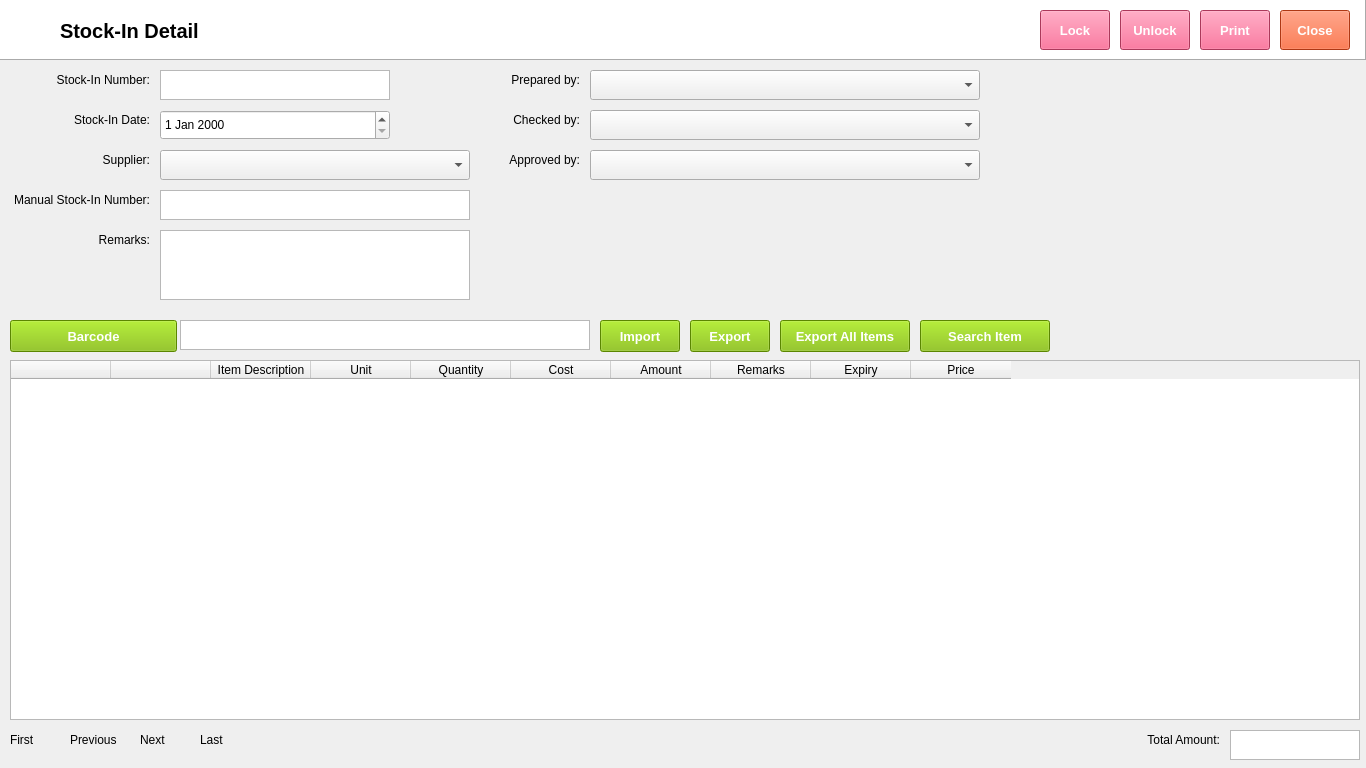
<?xml version="1.0" encoding="UTF-8"?>
<ui version="4.0">
 <class>Form</class>
 <widget class="QWidget" name="Form">
  <property name="geometry">
   <rect>
    <x>0</x>
    <y>0</y>
    <width>1366</width>
    <height>768</height>
   </rect>
  </property>
  <property name="font">
   <font>
    <family>Segoe UI</family>
    <pointsize>9</pointsize>
   </font>
  </property>
  <property name="windowTitle">
   <string>Form</string>
  </property>
  <widget class="QFrame" name="frame">
   <property name="geometry">
    <rect>
     <x>0</x>
     <y>0</y>
     <width>1366</width>
     <height>60</height>
    </rect>
   </property>
   <property name="autoFillBackground">
    <bool>false</bool>
   </property>
   <property name="styleSheet">
    <string notr="true">background-color: rgb(255, 255, 255);</string>
   </property>
   <property name="frameShape">
    <enum>QFrame::Panel</enum>
   </property>
   <property name="frameShadow">
    <enum>QFrame::Raised</enum>
   </property>
   <widget class="QLabel" name="label">
    <property name="geometry">
     <rect>
      <x>10</x>
      <y>10</y>
      <width>38</width>
      <height>32</height>
     </rect>
    </property>
    <property name="text">
     <string/>
    </property>
    <property name="pixmap">
     <pixmap>../../python-pos/img/Disbursement.png</pixmap>
    </property>
    <property name="scaledContents">
     <bool>true</bool>
    </property>
   </widget>
   <widget class="QLabel" name="label_2">
    <property name="geometry">
     <rect>
      <x>60</x>
      <y>10</y>
      <width>180</width>
      <height>41</height>
     </rect>
    </property>
    <property name="font">
     <font>
      <family>Segoe UI</family>
      <pointsize>15</pointsize>
      <weight>75</weight>
      <bold>true</bold>
     </font>
    </property>
    <property name="text">
     <string>Stock-In Detail</string>
    </property>
    <property name="textFormat">
     <enum>Qt::PlainText</enum>
    </property>
   </widget>
   <widget class="QPushButton" name="pushButton">
    <property name="geometry">
     <rect>
      <x>1040</x>
      <y>10</y>
      <width>70</width>
      <height>40</height>
     </rect>
    </property>
    <property name="font">
     <font>
      <family>Segoe UI</family>
      <pointsize>10</pointsize>
      <weight>75</weight>
      <bold>true</bold>
     </font>
    </property>
    <property name="autoFillBackground">
     <bool>false</bool>
    </property>
    <property name="styleSheet">
     <string notr="true">background-color: rgb(240, 80, 128);
color: rgb(255, 255, 255);</string>
    </property>
    <property name="text">
     <string>Lock</string>
    </property>
   </widget>
   <widget class="QPushButton" name="pushButton_2">
    <property name="geometry">
     <rect>
      <x>1280</x>
      <y>10</y>
      <width>70</width>
      <height>40</height>
     </rect>
    </property>
    <property name="font">
     <font>
      <family>Segoe UI</family>
      <pointsize>10</pointsize>
      <weight>75</weight>
      <bold>true</bold>
     </font>
    </property>
    <property name="styleSheet">
     <string notr="true">background-color: rgb(243, 79, 28);
color: rgb(255, 255, 255);</string>
    </property>
    <property name="text">
     <string>Close</string>
    </property>
    <property name="flat">
     <bool>false</bool>
    </property>
   </widget>
   <widget class="QPushButton" name="pushButton_3">
    <property name="geometry">
     <rect>
      <x>1120</x>
      <y>10</y>
      <width>70</width>
      <height>40</height>
     </rect>
    </property>
    <property name="font">
     <font>
      <family>Segoe UI</family>
      <pointsize>10</pointsize>
      <weight>75</weight>
      <bold>true</bold>
     </font>
    </property>
    <property name="autoFillBackground">
     <bool>false</bool>
    </property>
    <property name="styleSheet">
     <string notr="true">background-color: rgb(240, 80, 128);
color: rgb(255, 255, 255);</string>
    </property>
    <property name="text">
     <string>Unlock</string>
    </property>
   </widget>
   <widget class="QPushButton" name="pushButton_4">
    <property name="geometry">
     <rect>
      <x>1200</x>
      <y>10</y>
      <width>70</width>
      <height>40</height>
     </rect>
    </property>
    <property name="font">
     <font>
      <family>Segoe UI</family>
      <pointsize>10</pointsize>
      <weight>75</weight>
      <bold>true</bold>
     </font>
    </property>
    <property name="autoFillBackground">
     <bool>false</bool>
    </property>
    <property name="styleSheet">
     <string notr="true">background-color: rgb(240, 80, 128);
color: rgb(255, 255, 255);</string>
    </property>
    <property name="text">
     <string>Print</string>
    </property>
   </widget>
  </widget>
  <widget class="QLabel" name="label_3">
   <property name="geometry">
    <rect>
     <x>30</x>
     <y>70</y>
     <width>120</width>
     <height>20</height>
    </rect>
   </property>
   <property name="font">
    <font>
     <family>Segoe UI</family>
     <pointsize>9</pointsize>
    </font>
   </property>
   <property name="text">
    <string>Stock-In Number:</string>
   </property>
   <property name="alignment">
    <set>Qt::AlignRight|Qt::AlignTrailing|Qt::AlignVCenter</set>
   </property>
  </widget>
  <widget class="QLabel" name="label_4">
   <property name="geometry">
    <rect>
     <x>10</x>
     <y>190</y>
     <width>140</width>
     <height>20</height>
    </rect>
   </property>
   <property name="font">
    <font>
     <family>Segoe UI</family>
     <pointsize>9</pointsize>
    </font>
   </property>
   <property name="text">
    <string>Manual Stock-In Number:</string>
   </property>
   <property name="alignment">
    <set>Qt::AlignRight|Qt::AlignTrailing|Qt::AlignVCenter</set>
   </property>
  </widget>
  <widget class="QLabel" name="label_5">
   <property name="geometry">
    <rect>
     <x>30</x>
     <y>110</y>
     <width>120</width>
     <height>20</height>
    </rect>
   </property>
   <property name="font">
    <font>
     <family>Segoe UI</family>
     <pointsize>9</pointsize>
    </font>
   </property>
   <property name="text">
    <string>Stock-In Date:</string>
   </property>
   <property name="alignment">
    <set>Qt::AlignRight|Qt::AlignTrailing|Qt::AlignVCenter</set>
   </property>
  </widget>
  <widget class="QLabel" name="label_7">
   <property name="geometry">
    <rect>
     <x>30</x>
     <y>150</y>
     <width>120</width>
     <height>20</height>
    </rect>
   </property>
   <property name="font">
    <font>
     <family>Segoe UI</family>
     <pointsize>9</pointsize>
    </font>
   </property>
   <property name="text">
    <string>Supplier:</string>
   </property>
   <property name="alignment">
    <set>Qt::AlignRight|Qt::AlignTrailing|Qt::AlignVCenter</set>
   </property>
  </widget>
  <widget class="QLabel" name="label_13">
   <property name="geometry">
    <rect>
     <x>30</x>
     <y>230</y>
     <width>120</width>
     <height>20</height>
    </rect>
   </property>
   <property name="font">
    <font>
     <family>Segoe UI</family>
     <pointsize>9</pointsize>
    </font>
   </property>
   <property name="text">
    <string>Remarks:</string>
   </property>
   <property name="alignment">
    <set>Qt::AlignRight|Qt::AlignTrailing|Qt::AlignVCenter</set>
   </property>
  </widget>
  <widget class="QTextEdit" name="textEdit">
   <property name="geometry">
    <rect>
     <x>160</x>
     <y>230</y>
     <width>310</width>
     <height>70</height>
    </rect>
   </property>
  </widget>
  <widget class="QTextEdit" name="textEdit_2">
   <property name="geometry">
    <rect>
     <x>160</x>
     <y>70</y>
     <width>230</width>
     <height>30</height>
    </rect>
   </property>
  </widget>
  <widget class="QTextEdit" name="textEdit_3">
   <property name="geometry">
    <rect>
     <x>160</x>
     <y>190</y>
     <width>310</width>
     <height>30</height>
    </rect>
   </property>
  </widget>
  <widget class="QDateEdit" name="dateEdit">
   <property name="geometry">
    <rect>
     <x>160</x>
     <y>110</y>
     <width>230</width>
     <height>30</height>
    </rect>
   </property>
  </widget>
  <widget class="QComboBox" name="comboBox">
   <property name="geometry">
    <rect>
     <x>160</x>
     <y>150</y>
     <width>310</width>
     <height>30</height>
    </rect>
   </property>
  </widget>
  <widget class="QLabel" name="label_17">
   <property name="geometry">
    <rect>
     <x>460</x>
     <y>150</y>
     <width>120</width>
     <height>20</height>
    </rect>
   </property>
   <property name="font">
    <font>
     <family>Segoe UI</family>
     <pointsize>9</pointsize>
    </font>
   </property>
   <property name="text">
    <string>Approved by:</string>
   </property>
   <property name="alignment">
    <set>Qt::AlignRight|Qt::AlignTrailing|Qt::AlignVCenter</set>
   </property>
  </widget>
  <widget class="QComboBox" name="comboBox_5">
   <property name="geometry">
    <rect>
     <x>590</x>
     <y>110</y>
     <width>390</width>
     <height>30</height>
    </rect>
   </property>
  </widget>
  <widget class="QLabel" name="label_18">
   <property name="geometry">
    <rect>
     <x>460</x>
     <y>70</y>
     <width>120</width>
     <height>20</height>
    </rect>
   </property>
   <property name="font">
    <font>
     <family>Segoe UI</family>
     <pointsize>9</pointsize>
    </font>
   </property>
   <property name="text">
    <string>Prepared by:</string>
   </property>
   <property name="alignment">
    <set>Qt::AlignRight|Qt::AlignTrailing|Qt::AlignVCenter</set>
   </property>
  </widget>
  <widget class="QComboBox" name="comboBox_6">
   <property name="geometry">
    <rect>
     <x>590</x>
     <y>150</y>
     <width>390</width>
     <height>30</height>
    </rect>
   </property>
  </widget>
  <widget class="QLabel" name="label_19">
   <property name="geometry">
    <rect>
     <x>460</x>
     <y>110</y>
     <width>120</width>
     <height>20</height>
    </rect>
   </property>
   <property name="font">
    <font>
     <family>Segoe UI</family>
     <pointsize>9</pointsize>
    </font>
   </property>
   <property name="text">
    <string>Checked by:</string>
   </property>
   <property name="alignment">
    <set>Qt::AlignRight|Qt::AlignTrailing|Qt::AlignVCenter</set>
   </property>
  </widget>
  <widget class="QComboBox" name="comboBox_7">
   <property name="geometry">
    <rect>
     <x>590</x>
     <y>70</y>
     <width>390</width>
     <height>30</height>
    </rect>
   </property>
  </widget>
  <widget class="QPushButton" name="pushButton_5">
   <property name="geometry">
    <rect>
     <x>10</x>
     <y>320</y>
     <width>167</width>
     <height>32</height>
    </rect>
   </property>
   <property name="font">
    <font>
     <family>Segoe UI</family>
     <pointsize>10</pointsize>
     <weight>75</weight>
     <bold>true</bold>
    </font>
   </property>
   <property name="autoFillBackground">
    <bool>false</bool>
   </property>
   <property name="styleSheet">
    <string notr="true">background-color: rgb(127, 188, 0);
color: rgb(255, 255, 255);</string>
   </property>
   <property name="text">
    <string>Barcode</string>
   </property>
  </widget>
  <widget class="QTextEdit" name="textEdit_4">
   <property name="geometry">
    <rect>
     <x>180</x>
     <y>320</y>
     <width>410</width>
     <height>30</height>
    </rect>
   </property>
  </widget>
  <widget class="QPushButton" name="pushButton_6">
   <property name="geometry">
    <rect>
     <x>600</x>
     <y>320</y>
     <width>80</width>
     <height>32</height>
    </rect>
   </property>
   <property name="font">
    <font>
     <family>Segoe UI</family>
     <pointsize>10</pointsize>
     <weight>75</weight>
     <bold>true</bold>
    </font>
   </property>
   <property name="autoFillBackground">
    <bool>false</bool>
   </property>
   <property name="styleSheet">
    <string notr="true">background-color: rgb(127, 188, 0);
color: rgb(255, 255, 255);</string>
   </property>
   <property name="text">
    <string>Import</string>
   </property>
  </widget>
  <widget class="QPushButton" name="pushButton_7">
   <property name="geometry">
    <rect>
     <x>690</x>
     <y>320</y>
     <width>80</width>
     <height>32</height>
    </rect>
   </property>
   <property name="font">
    <font>
     <family>Segoe UI</family>
     <pointsize>10</pointsize>
     <weight>75</weight>
     <bold>true</bold>
    </font>
   </property>
   <property name="autoFillBackground">
    <bool>false</bool>
   </property>
   <property name="styleSheet">
    <string notr="true">background-color: rgb(127, 188, 0);
color: rgb(255, 255, 255);</string>
   </property>
   <property name="text">
    <string>Export</string>
   </property>
  </widget>
  <widget class="QPushButton" name="pushButton_8">
   <property name="geometry">
    <rect>
     <x>780</x>
     <y>320</y>
     <width>130</width>
     <height>32</height>
    </rect>
   </property>
   <property name="font">
    <font>
     <family>Segoe UI</family>
     <pointsize>10</pointsize>
     <weight>75</weight>
     <bold>true</bold>
    </font>
   </property>
   <property name="autoFillBackground">
    <bool>false</bool>
   </property>
   <property name="styleSheet">
    <string notr="true">background-color: rgb(127, 188, 0);
color: rgb(255, 255, 255);</string>
   </property>
   <property name="text">
    <string>Export All Items</string>
   </property>
  </widget>
  <widget class="QPushButton" name="pushButton_9">
   <property name="geometry">
    <rect>
     <x>920</x>
     <y>320</y>
     <width>130</width>
     <height>32</height>
    </rect>
   </property>
   <property name="font">
    <font>
     <family>Segoe UI</family>
     <pointsize>10</pointsize>
     <weight>75</weight>
     <bold>true</bold>
    </font>
   </property>
   <property name="autoFillBackground">
    <bool>false</bool>
   </property>
   <property name="styleSheet">
    <string notr="true">background-color: rgb(127, 188, 0);
color: rgb(255, 255, 255);</string>
   </property>
   <property name="text">
    <string>Search Item</string>
   </property>
  </widget>
  <widget class="QTableWidget" name="tableWidget">
   <property name="geometry">
    <rect>
     <x>10</x>
     <y>360</y>
     <width>1350</width>
     <height>360</height>
    </rect>
   </property>
   <column>
    <property name="text">
     <string/>
    </property>
   </column>
   <column>
    <property name="text">
     <string/>
    </property>
   </column>
   <column>
    <property name="text">
     <string>Item Description</string>
    </property>
   </column>
   <column>
    <property name="text">
     <string>Unit</string>
    </property>
   </column>
   <column>
    <property name="text">
     <string>Quantity</string>
    </property>
   </column>
   <column>
    <property name="text">
     <string>Cost</string>
    </property>
   </column>
   <column>
    <property name="text">
     <string>Amount</string>
    </property>
   </column>
   <column>
    <property name="text">
     <string>Remarks</string>
    </property>
   </column>
   <column>
    <property name="text">
     <string>Expiry</string>
    </property>
   </column>
   <column>
    <property name="text">
     <string>Price</string>
    </property>
   </column>
  </widget>
  <widget class="QLabel" name="label_6">
   <property name="geometry">
    <rect>
     <x>140</x>
     <y>730</y>
     <width>47</width>
     <height>20</height>
    </rect>
   </property>
   <property name="font">
    <font>
     <family>Segoe UI</family>
     <pointsize>9</pointsize>
    </font>
   </property>
   <property name="text">
    <string>Next</string>
   </property>
  </widget>
  <widget class="QLabel" name="label_8">
   <property name="geometry">
    <rect>
     <x>10</x>
     <y>730</y>
     <width>47</width>
     <height>20</height>
    </rect>
   </property>
   <property name="font">
    <font>
     <family>Segoe UI</family>
     <pointsize>9</pointsize>
    </font>
   </property>
   <property name="text">
    <string>First</string>
   </property>
  </widget>
  <widget class="QLabel" name="label_9">
   <property name="geometry">
    <rect>
     <x>70</x>
     <y>730</y>
     <width>47</width>
     <height>20</height>
    </rect>
   </property>
   <property name="font">
    <font>
     <family>Segoe UI</family>
     <pointsize>9</pointsize>
    </font>
   </property>
   <property name="text">
    <string>Previous</string>
   </property>
  </widget>
  <widget class="QLabel" name="label_10">
   <property name="geometry">
    <rect>
     <x>200</x>
     <y>730</y>
     <width>47</width>
     <height>20</height>
    </rect>
   </property>
   <property name="font">
    <font>
     <family>Segoe UI</family>
     <pointsize>9</pointsize>
    </font>
   </property>
   <property name="text">
    <string>Last</string>
   </property>
  </widget>
  <widget class="QLabel" name="label_11">
   <property name="geometry">
    <rect>
     <x>1080</x>
     <y>730</y>
     <width>140</width>
     <height>20</height>
    </rect>
   </property>
   <property name="font">
    <font>
     <family>Segoe UI</family>
     <pointsize>9</pointsize>
    </font>
   </property>
   <property name="text">
    <string>Total Amount:</string>
   </property>
   <property name="alignment">
    <set>Qt::AlignRight|Qt::AlignTrailing|Qt::AlignVCenter</set>
   </property>
  </widget>
  <widget class="QTextEdit" name="textEdit_5">
   <property name="geometry">
    <rect>
     <x>1230</x>
     <y>730</y>
     <width>130</width>
     <height>30</height>
    </rect>
   </property>
  </widget>
 </widget>
 <resources/>
 <connections/>
</ui>
